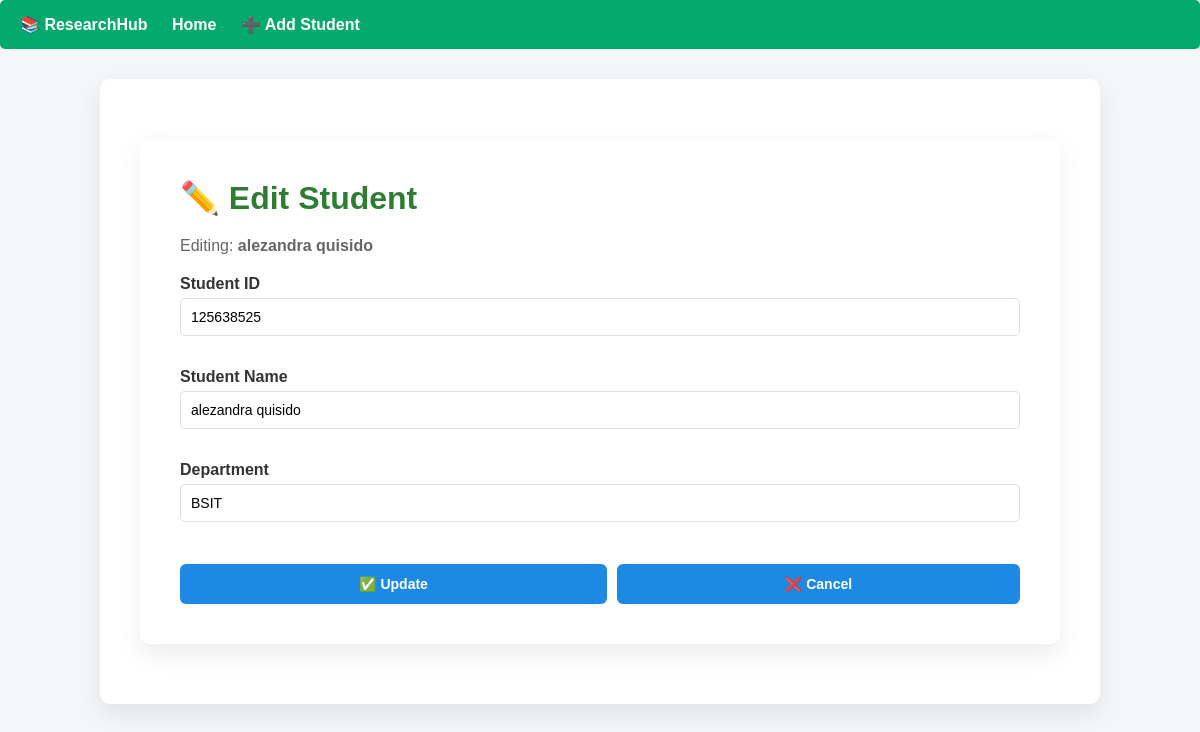
Page /update/7/ on the committed database.
### students/models.py (models this page shows, shortened)
class Students(models.Model):
    s_id = models.IntegerField(
        unique=True,
        help_text="Unique student identifier"
    )
    s_name = models.CharField(
        max_length=64,
        help_text="Full name of the student"
    )
    s_dept = models.CharField(
        max_length=64,
        help_text="Department of the student"
    )
    created_at = models.DateTimeField(auto_now_add=True, null=True)
    updated_at = models.DateTimeField(auto_now=True, null=True)
    class Meta:
        ordering = ['-created_at']
        verbose_name_plural = "Students"

### students/views.py (the view)
# urls.py: path('update/<int:id>/', views.update_view, name="update_view"),
def update_view(request, id):
    student = get_object_or_404(Students, pk=id)
    if request.method == "POST":
        form = StudentsForm(request.POST, instance=student)
        if form.is_valid():
            try:
                form.save()
                messages.success(request, "Student updated successfully!")
                return redirect("home")
            except IntegrityError:
                form.add_error('s_id', 'A student with this ID already exists.')
                return render(request, "update.html", {"form": form, "student": student})
        else:
            return render(request, "update.html", {"form": form, "student": student})
    else:
        form = StudentsForm(instance=student)
    return render(request, "update.html", {"form": form, "student": student})

### students/forms.py (shortened to what this page needs)
class StudentsForm(forms.ModelForm):
    s_id = forms.IntegerField(
        label="Student ID",
        widget=forms.NumberInput(attrs={
            'class': 'form-input',
            'placeholder': 'Enter unique student ID',
            'required': 'required'
        })
    )
    s_name = forms.CharField(
        label="Student Name",
        max_length=64,
        widget=forms.TextInput(attrs={
            'class': 'form-input',
            'placeholder': 'Enter full name',
            'required': 'required'
        })
    )
    s_dept = forms.CharField(
        label="Department",
        max_length=64,
        widget=forms.TextInput(attrs={
            'class': 'form-input',
            'placeholder': 'Enter department name',
            'required': 'required'
        })
    )
    class Meta:
        model = Students
        fields = ['s_id', 's_name', 's_dept']

### students/templates/update.html (shortened to what this page needs)
{% extends 'base.html' %}
{% block content %}
<div class="container1">
    <h1>✏️ Edit Student</h1>
    <p style="color: #666; margin-bottom: 20px;">
        Editing: <strong>{{ student.s_name }}</strong>
    </p>
    <form action="{% url 'update_student' student.id %}" method="POST">
        <div style="margin-bottom: 20px;">
            <label for="{{ form.s_id.id_for_label }}" style="display: block; margin-bottom: 5px; font-weight: bold;">
                {{ form.s_id.label }}
            </label>
            {{ form.s_id }}
        </div>
        <div style="margin-bottom: 20px;">
            <label for="{{ form.s_name.id_for_label }}" style="display: block; margin-bottom: 5px; font-weight: bold;">
                {{ form.s_name.label }}
            </label>
            {{ form.s_name }}
        </div>
        <div style="margin-bottom: 20px;">
            <label for="{{ form.s_dept.id_for_label }}" style="display: block; margin-bottom: 5px; font-weight: bold;">
                {{ form.s_dept.label }}
            </label>
            {{ form.s_dept }}
        </div>
        <div style="display: flex; gap: 10px; margin-top: 30px;">
            <button type="submit" id="new" style="flex: 1;">✅ Update</button>
            <a href="{% url 'home' %}" style="flex: 1;">
                <button type="button" id="new" style="width: 100%;">❌ Cancel</button>
            </a>
        </div>
    </form>
</div>
{% endblock %}

### students/static/style.css (style rules this page uses)
* { box-sizing: border-box; }
body { font-family: Arial, Helvetica, sans-serif; background-color: #f4f6f8; margin: 0; padding: 0; }
.container, .container1, .container2 { margin: 20px auto; padding: 40px; background-color: #ffffff; border-radius: 10px; box-shadow: 0 10px 25px rgba(0, 0, 0, 0.08); max-width: 1000px; }
h1 { color: #2e7d32; margin-bottom: 20px; margin-top: 0; }
#customers button, .container1 #new, .container2 #new1, .container #new3, button[type="submit"], button[type="button"] { width: 100%; padding: 12px; border-radius: 6px; border: none; color: #fff; font-weight: bold; cursor: pointer; transition: all 0.3s ease; font-size: 14px; }
.container1 #new, .container2 #new1, .container #new3 { background-color: #1e88e5; }
button[type="submit"] { background-color: #04AA6D; }
input[type="text"], input[type="number"], input[type="email"], textarea, select { width: 100%; padding: 10px; border: 1px solid #ddd; border-radius: 5px; font-family: Arial, Helvetica, sans-serif; font-size: 14px; box-sizing: border-box; margin-bottom: 5px; }
label { display: block; margin-bottom: 5px; font-weight: bold; color: #333; }
.container1 input, .container2 input { width: 100%; padding: 10px; margin-bottom: 12px; border-radius: 6px; border: 1px solid #ccc; outline: none; }

### students/templates/update.html (style rules this page uses)
.container1 input[type="number"], .container1 input[type="text"] { width: 100%; padding: 10px; border: 1px solid #ddd; border-radius: 5px; font-size: 14px; box-sizing: border-box; }

### rows in the picture
Students: s_name "alezandra quisido", s_id "125638525", s_dept "BSIT"
